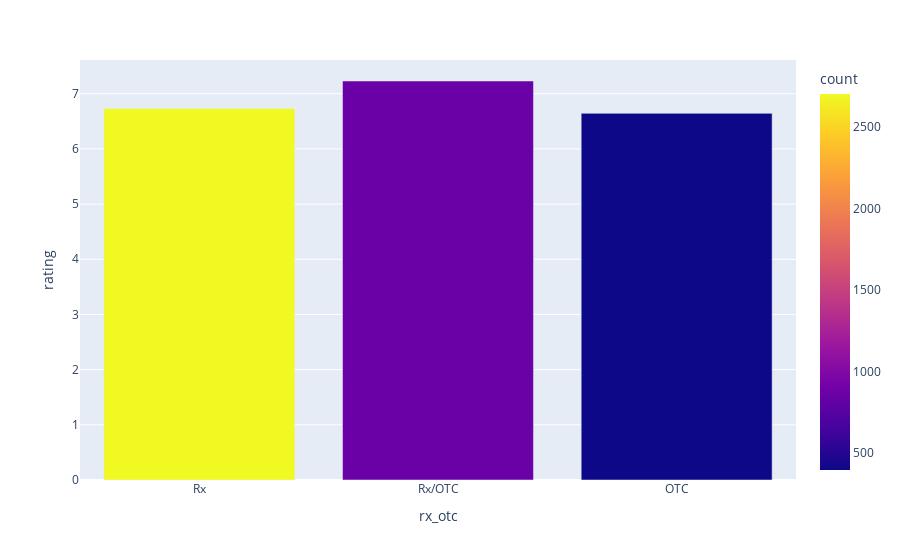

This figure's notebook cell:
### Code cell
px.bar(data_frame=rxotc_df,x="rx_otc",y='rating',color='count')

### Figure 1 — Plotly figure (JSON) as saved in the notebook; plotly's stock layout.template omitted (floating-point values rounded to 4 significant figures)
{"data": [{"alignmentgroup": "True", "hovertemplate": "rx_otc=%{x}<br>rating=%{y}<br>count=%{marker.color}<extra></extra>", "legendgroup": "", "marker": {"color": [2701, 861, 396], "coloraxis": "coloraxis", "pattern": {"shape": ""}}, "name": "", "offsetgroup": "", "orientation": "v", "showlegend": false, "textposition": "auto", "type": "bar", "x": ["Rx", "Rx/OTC", "OTC"], "xaxis": "x", "y": [6.734, 7.231, 6.645], "yaxis": "y"}], "layout": {"barmode": "relative", "coloraxis": {"colorbar": {"title": {"text": "count"}}, "colorscale": [[0, "#0d0887"], [0.1111, "#46039f"], [0.2222, "#7201a8"], [0.3333, "#9c179e"], [0.4444, "#bd3786"], [0.5556, "#d8576b"], [0.6667, "#ed7953"], [0.7778, "#fb9f3a"], [0.8889, "#fdca26"], [1, "#f0f921"]]}, "legend": {"tracegroupgap": 0}, "margin": {"t": 60}, "xaxis": {"anchor": "y", "domain": [0, 1], "title": {"text": "rx_otc"}}, "yaxis": {"anchor": "x", "domain": [0, 1], "title": {"text": "rating"}}}}
